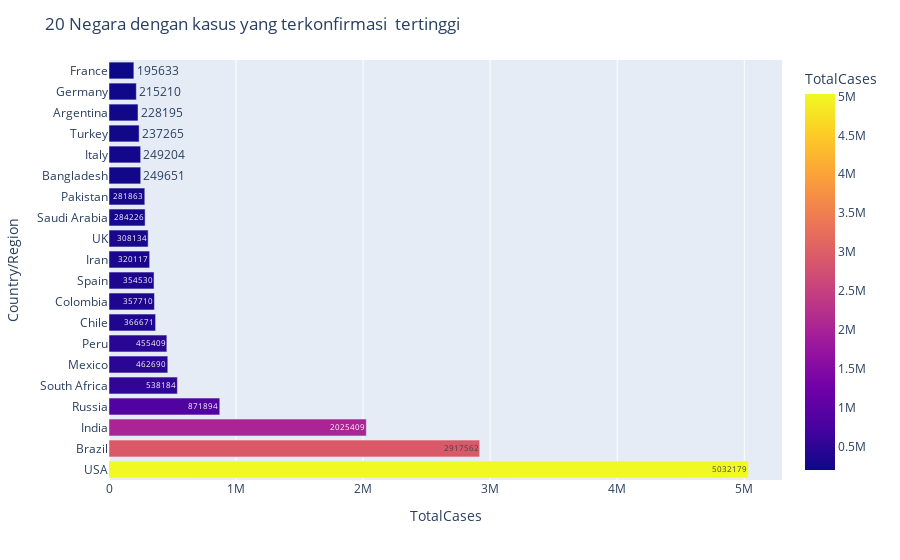

Source (notebook cell):
### Markdown cell above
20 Negara dengan kasus yang terkonfirmasi  tertinggi

### Code cell
fig=px.bar(world_data.iloc[0:20],y='Country/Region',x='TotalCases',color='TotalCases',text="TotalCases")
fig.update_layout(title_text="20 Negara dengan kasus yang terkonfirmasi  tertinggi")
fig.show()

### Figure 1 — Plotly figure (JSON) as saved in the notebook; plotly's stock layout.template omitted (floating-point values rounded to 4 significant figures)
{"data": [{"alignmentgroup": "True", "hovertemplate": "TotalCases=%{marker.color}<br>Country/Region=%{y}<extra></extra>", "legendgroup": "", "marker": {"color": [5032179, 2917562, 2025409, 871894, 538184, 462690, 455409, 366671, 357710, 354530, 320117, 308134, 284226, 281863, 249651, 249204, 237265, 228195, 215210, 195633], "coloraxis": "coloraxis", "pattern": {"shape": ""}}, "name": "", "offsetgroup": "", "orientation": "h", "showlegend": false, "text": [5032179, 2917562, 2025409, 871894, 538184, 462690, 455409, 366671, 357710, 354530, 320117, 308134, 284226, 281863, 249651, 249204, 237265, 228195, 215210, 195633], "textposition": "auto", "type": "bar", "x": [5032179, 2917562, 2025409, 871894, 538184, 462690, 455409, 366671, 357710, 354530, 320117, 308134, 284226, 281863, 249651, 249204, 237265, 228195, 215210, 195633], "xaxis": "x", "y": ["USA", "Brazil", "India", "Russia", "South Africa", "Mexico", "Peru", "Chile", "Colombia", "Spain", "Iran", "UK", "Saudi Arabia", "Pakistan", "Bangladesh", "Italy", "Turkey", "Argentina", "Germany", "France"], "yaxis": "y"}], "layout": {"barmode": "relative", "coloraxis": {"colorbar": {"title": {"text": "TotalCases"}}, "colorscale": [[0, "#0d0887"], [0.1111, "#46039f"], [0.2222, "#7201a8"], [0.3333, "#9c179e"], [0.4444, "#bd3786"], [0.5556, "#d8576b"], [0.6667, "#ed7953"], [0.7778, "#fb9f3a"], [0.8889, "#fdca26"], [1, "#f0f921"]]}, "legend": {"tracegroupgap": 0}, "margin": {"t": 60}, "title": {"text": "20 Negara dengan kasus yang terkonfirmasi  tertinggi"}, "xaxis": {"anchor": "y", "domain": [0, 1], "title": {"text": "TotalCases"}}, "yaxis": {"anchor": "x", "domain": [0, 1], "title": {"text": "Country/Region"}}}}
